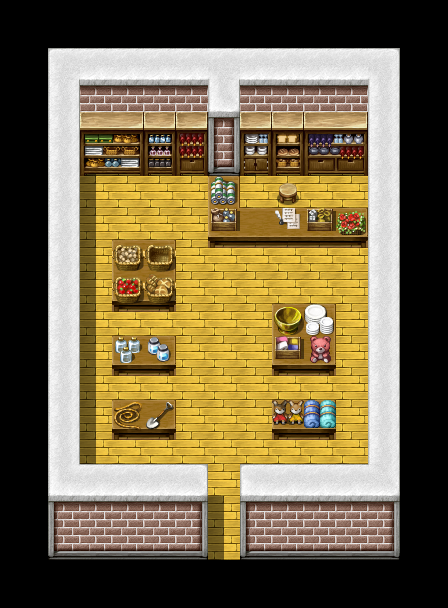

A level layout from a 2D game, rendered from its tile map. Below: a short description, then the map file with tile-grid data replaced by summaries:
An orthogonal 28x38 tile map with 16x16 px tiles, 7 tile layers (under0 black, under1 none, under2 background, under3 background, ...), 4 tilesets and 19 objects (2x invernia_town, step_stone, shop5, person13, w, ...).

<map version="1.0" orientation="orthogonal" renderorder="right-down" width="28" height="38" tilewidth="16" tileheight="16" nextobjectid="51">
 <tileset firstgid="1" name="invernia_item_shop" tilewidth="16" tileheight="16" tilecount="1360" columns="34">
  <image source="tilesets/invernia_item_shop.png" width="544" height="640" />
 </tileset>
 <tileset firstgid="1361" name="inside_b" tilewidth="16" tileheight="16" tilecount="1024" columns="32">
  <image source="tilesets/inside_b.png" width="512" height="512" />
 </tileset>
 <tileset firstgid="2385" name="inside_c" tilewidth="16" tileheight="16" tilecount="1024" columns="32">
  <image source="tilesets/inside_c.png" width="512" height="512" />
 </tileset>
 <tileset firstgid="3409" name="outside_b" tilewidth="16" tileheight="16" tilecount="1024" columns="32">
  <image source="tilesets/outside_b.png" width="512" height="512" />
 </tileset>
 <layer name="under0 black" width="28" height="38">
  <data>[1064 cells, 1064 non-empty, 1 distinct tile ids]</data>
 </layer>
 <layer name="under1 none" width="28" height="38">
  <data>[1064 cells, 0 non-empty, 0 distinct tile ids]</data>
 </layer>
 <layer name="under2 background" width="28" height="38">
  <data>[1064 cells, 688 non-empty, 688 distinct tile ids]</data>
 </layer>
 <layer name="under3 background" width="28" height="38">
  <data>[1064 cells, 76 non-empty, 76 distinct tile ids]</data>
 </layer>
 <layer name="under4 none" width="28" height="38">
  <data>[1064 cells, 0 non-empty, 0 distinct tile ids]</data>
 </layer>
 <layer name="over5 player" width="28" height="38">
  <data>[1064 cells, 0 non-empty, 0 distinct tile ids]</data>
 </layer>
 <layer name="over6 background" width="28" height="38">
  <data>[1064 cells, 16 non-empty, 16 distinct tile ids]</data>
 </layer>
 <objectgroup name="portals">
  <object id="28" name="invernia_town" x="208" y="560" width="32" height="16" />
 </objectgroup>
 <objectgroup name="start_pos">
  <object id="27" name="invernia_town" x="208" y="528" width="16" height="16" />
 </objectgroup>
 <objectgroup name="sounds" visible="0">
  <object id="26" name="step_stone" x="48" y="48" width="352" height="512" />
 </objectgroup>
 <objectgroup name="low_blocker" visible="0">
  <object id="34" x="112" y="240" width="64" height="48" />
  <object id="35" x="112" y="336" width="64" height="16" />
  <object id="36" x="112" y="400" width="64" height="16" />
  <object id="37" x="272" y="304" width="64" height="48" />
  <object id="38" x="272" y="400" width="64" height="16" />
  <object id="39" x="208" y="208" width="160" height="16" />
  <object id="40" x="208" y="176" width="32" height="32" />
 </objectgroup>
 <objectgroup name="high_blocker" visible="0">
  <object id="41" x="48" y="48" width="352" height="112" />
  <object id="42" x="48" y="480" width="160" height="64" />
  <object id="43" x="240" y="480" width="160" height="64" />
  <object id="44" x="368" y="160" width="32" height="320" />
  <object id="45" x="48" y="160" width="32" height="320" />
 </objectgroup>
 <objectgroup name="objects">
  <object id="46" name="shop5" x="272" y="176" width="32" height="48" />
  <object id="47" name="person13" x="112" y="160" width="32" height="32">
   <properties>
    <property name="direction" value="north" />
   </properties>
  </object>
  <object id="49" name="person1" type="w" x="128" y="368" width="32" height="32">
   <properties>
    <property name="direction" value="east" />
   </properties>
  </object>
  <object id="50" name="person11" x="304" y="368" width="32" height="32" />
 </objectgroup>
 <objectgroup name="events" />
</map>
